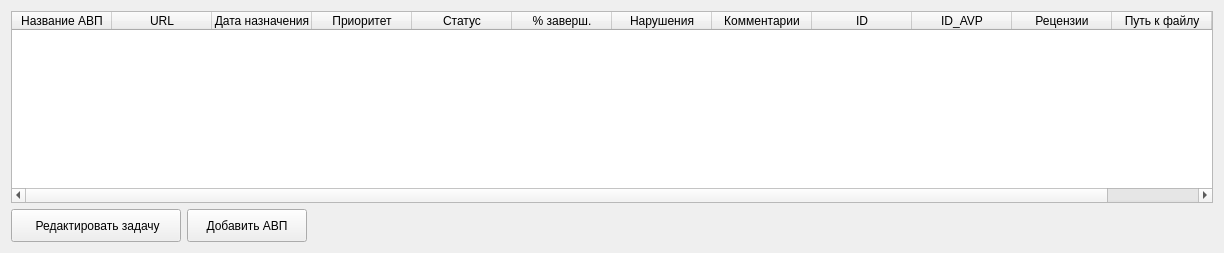
      <widget class="QWidget" name="tab_2">
       <attribute name="title">
        <string>Мои задачи</string>
       </attribute>
       <layout class="QGridLayout" name="gridLayout_3">
        <item row="0" column="0" colspan="3">
         <widget class="QTableWidget" name="tableWidgetMyTasks">
          <property name="selectionBehavior">
           <enum>QAbstractItemView::SelectRows</enum>
          </property>
          <property name="sortingEnabled">
           <bool>true</bool>
          </property>
          <attribute name="horizontalHeaderMinimumSectionSize">
           <number>0</number>
          </attribute>
          <attribute name="horizontalHeaderStretchLastSection">
           <bool>false</bool>
          </attribute>
          <column>
           <property name="text">
            <string>Название АВП</string>
           </property>
          </column>
          <column>
           <property name="text">
            <string>URL</string>
           </property>
          </column>
          <column>
           <property name="text">
            <string>Дата назначения</string>
           </property>
          </column>
          <column>
           <property name="text">
            <string>Приоритет</string>
           </property>
          </column>
          <column>
           <property name="text">
            <string>Статус</string>
           </property>
          </column>
          <column>
           <property name="text">
            <string>% заверш.</string>
           </property>
          </column>
          <column>
           <property name="text">
            <string>Нарушения</string>
           </property>
          </column>
          <column>
           <property name="text">
            <string>Комментарии</string>
           </property>
          </column>
          <column>
           <property name="text">
            <string>ID</string>
           </property>
          </column>
          <column>
           <property name="text">
            <string>ID_AVP</string>
           </property>
          </column>
          <column>
           <property name="text">
            <string>Рецензии</string>
           </property>
          </column>
          <column>
           <property name="text">
            <string>Путь к файлу</string>
           </property>
          </column>
          <column>
           <property name="text">
            <string>ID_AVS</string>
           </property>
          </column>
         </widget>
        </item>
        <item row="1" column="0">
         <widget class="QPushButton" name="pushButtonEditOperator">
          <property name="minimumSize">
           <size>
            <width>170</width>
            <height>33</height>
           </size>
          </property>
          <property name="text">
           <string> Редактировать задачу</string>
          </property>
          <property name="icon">
           <iconset resource="resource.qrc">
            <normaloff>:/icons/icons/edit.ico</normaloff>:/icons/icons/edit.ico</iconset>
          </property>
          <property name="iconSize">
           <size>
            <width>24</width>
            <height>24</height>
           </size>
          </property>
         </widget>
        </item>
        <item row="1" column="1">
         <widget class="QPushButton" name="pushButtonAddAVP_2">
          <property name="minimumSize">
           <size>
            <width>120</width>
            <height>33</height>
           </size>
          </property>
          <property name="text">
           <string>Добавить АВП</string>
          </property>
          <property name="icon">
           <iconset resource="resource.qrc">
            <normaloff>:/icons/icons/add.ico</normaloff>:/icons/icons/add.ico</iconset>
          </property>
          <property name="iconSize">
           <size>
            <width>24</width>
            <height>24</height>
           </size>
          </property>
         </widget>
        </item>
        <item row="1" column="2">
         <spacer name="horizontalSpacer_5">
          <property name="orientation">
           <enum>Qt::Horizontal</enum>
          </property>
          <property name="sizeHint" stdset="0">
           <size>
            <width>900</width>
            <height>20</height>
           </size>
          </property>
         </spacer>
        </item>
       </layout>
      </widget>
